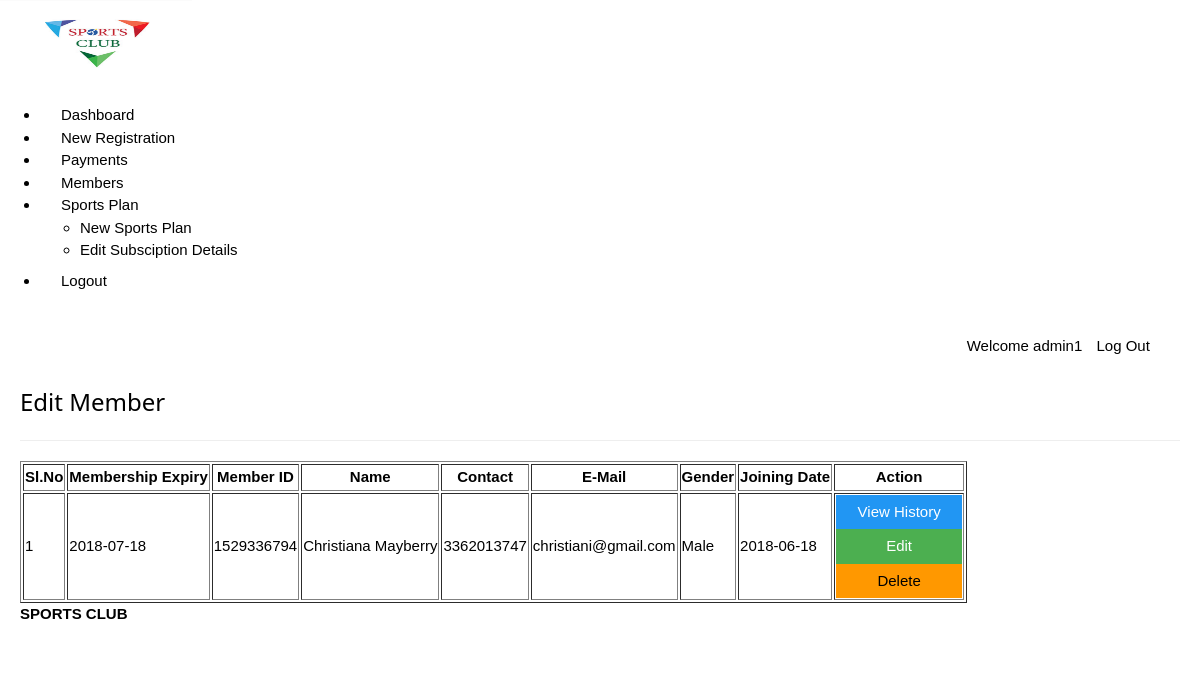
The page /view_mem.php (signed in) on the database its author committed.
### tables this page shows
CREATE TABLE `enrolls_to` (
`et_id` int(5) NOT NULL AUTO_INCREMENT,
`pid` varchar(8) ,
`uid` varchar(20),
`paid_date` varchar(15),
`expire` varchar(15),
`renewal` varchar(15),
PRIMARY KEY (`et_id`) USING BTREE,
INDEX `user_ID`(`uid`) USING BTREE,
INDEX `plan_ID_idx`(`pid`) USING BTREE,
CONSTRAINT `plan_ID` FOREIGN KEY (`pid`) REFERENCES `plan` (`pid`) ON DELETE NO ACTION ON UPDATE NO ACTION,
CONSTRAINT `user_ID` FOREIGN KEY (`uid`) REFERENCES `users` (`userid`) ON DELETE CASCADE ON UPDATE NO ACTION
);

CREATE TABLE `users`(
`userid` varchar(20),
`username` varchar(40),
`gender` varchar(8),
`mobile` varchar(20),
`email` varchar(20),
`dob` varchar(10),
`joining_date` varchar(10),
PRIMARY KEY (`userid`) USING BTREE,
UNIQUE INDEX `email`(`email`) USING BTREE,
INDEX `userid`(`userid`) USING BTREE
);

### view_mem.php (the view, shortened to what this page needs)
<?php
require '../../include/db_conn.php';
?>
<!DOCTYPE html>
<html lang="en">
<head>
    <link rel="stylesheet" href="../../css/style.css"  id="style-resource-5">
    <link rel="stylesheet" href="../../css/dashMain.css">
    <link rel="stylesheet" type="text/css" href="../../css/entypo.css">
	<link href="a1style.css" rel="stylesheet" type="text/css">
</head>
    <body class="page-body  page-fade" onload="collapseSidebar()">
    	<div class="page-container sidebar-collapsed" id="navbarcollapse">
		<div class="sidebar-menu">
			<header class="logo-env">
			<div class="logo">
				<a href="main.php">
					<img src="logo1.png" alt="" width="192" height="80" />
				</a>
			</div>
					<div class="sidebar-collapse" onclick="collapseSidebar()">
				<a href="#" class="sidebar-collapse-icon with-animation">
					<i class="entypo-menu"></i>
				</a>
			</div>
			</header>
    		<?php include('nav.php'); ?>
    	</div>
    		<div class="main-content">
				<div class="row">
					<div class="col-md-6 col-sm-8 clearfix">
					</div>
					<div class="col-md-6 col-sm-4 clearfix hidden-xs">
						<ul class="list-inline links-list pull-right">
							<li>Welcome <?php echo $_SESSION['full_name']; ?>
							</li>
							<li>
								<a href="logout.php">
									Log Out <i class="entypo-logout right"></i>
								</a>
							</li>
						</ul>
					</div>
				</div>
		<h3>Edit Member</h3>
		<hr />
		<table class="table table-bordered datatable" id="table-1" border=1>
			<thead>
				<tr><h2>
					<th>Sl.No</th>
					<th>Membership Expiry</th>
					<th>Member ID</th>
					<th>Name</th>
					<th>Contact</th>
					<th>E-Mail</th>
					<th>Gender</th>
					<th>Joining Date</th>
					<th>Action</th></h2>
				</tr>
			</thead>
				<tbody>
						<?php
							$query  = "select * from users ORDER BY joining_date";
							$result = mysqli_query($con, $query);
							$sno    = 1;
							if (mysqli_affected_rows($con) != 0) {
							    while ($row = mysqli_fetch_array($result, MYSQLI_ASSOC)) {
							        $uid   = $row['userid'];
							        $query1  = "select * from enrolls_to WHERE uid='$uid' AND renewal='yes'";
							        $result1 = mysqli_query($con, $query1);
							        if (mysqli_affected_rows($con) == 1) {
							            while ($row1 = mysqli_fetch_array($result1, MYSQLI_ASSOC)) {
							                echo "<tr><td>".$sno."</td>";
							                echo "<td>" . $row1['expire'] . "</td>";
							                echo "<td>" . $row['userid'] . "</td>";
							                echo "<td>" . $row['username'] . "</td>";
							                echo "<td>" . $row['mobile'] . "</td>";
							                echo "<td>" . $row['email'] . "</td>";
							                echo "<td>" . $row['gender'] . "</td>";
							                echo "<td>" . $row['joining_date'] ."</td>";
							                $sno++;
							                echo "<td><form action='read_member.php' method='post'><input type='hidden' name='name' value='" . $uid . "'/><input type='submit' class='a1-btn a1-blue' id='button1' value='View History ' class='btn btn-info'/></form><form action='edit_member.php' method='post'><input type='hidden'  name='name' value='" . $uid . "'/><input type='submit' class='a1-btn a1-green' id='button1' value='Edit' class='btn btn-warning'/></form><form action='del_member.php' method='post' onsubmit='return ConfirmDelete()'><input type='hidden' name='name' value='" . $uid . "'/><input type='submit' value='Delete' width='20px' id='button1' class='a1-btn a1-orange'/></form></td></tr>";
							            }
							        }
							    }
							}
						?>
					</tbody>
				</table>
			<?php include('footer.php'); ?>
    	</div>
    </body>
</html>

### dashMain.css (style rules this page uses)
.page-container .main-content { position: relative; float: left; width: 100%; padding: 20px; z-index: 2; background: #ffffff; box-sizing: border-box; }
.row { margin-left: -15px; margin-right: -15px; }
.row:before, .row:after { content: " "; display: table; }
.row:after { clear: both; }
.col-xs-1, .col-sm-1, .col-md-1, .col-lg-1, .col-xs-2, .col-sm-2, .col-md-2, .col-lg-2, .col-xs-3, .col-sm-3, .col-md-3, .col-lg-3, .col-xs-4, .col-sm-4, .col-md-4, .col-lg-4, .col-xs-5, .col-sm-5, .col-md-5, .col-lg-5, .col-xs-6, .col-sm-6, .col-md-6, .col-lg-6, .col-xs-7, .col-sm-7, .col-md-7, .col-lg-7, .col-xs-8, .col-sm-8, .col-md-8, .col-lg-8, .col-xs-9, .col-sm-9, .col-md-9, .col-lg-9, .col-xs-10, .col-sm-10, .col-md-10, .col-lg-10, .col-xs-11, .col-sm-11, .col-md-11, .col-lg-11, .col-xs-12, .col-sm-12, .col-md-12, .col-lg-12 { position: relative; min-height: 1px; padding-left: 15px; padding-right: 15px; }
.links-list { white-space: nowrap; padding-top: 14px; padding-bottom: 8px; }
.pull-right { float: right !important; }
.list-inline { padding-left: 0; list-style: none; }
ul, ol { margin-top: 0; margin-bottom: 8.5px; }
.list-inline > li:first-child { padding-left: 0; }
.list-inline > li { display: inline-block; padding-left: 5px; padding-right: 5px; }
@media (min-width: 768px) { .col-sm-1, .col-sm-2, .col-sm-3, .col-sm-4, .col-sm-5, .col-sm-6, .col-sm-7, .col-sm-8, .col-sm-9, .col-sm-10, .col-sm-11 { float: left; } }
@media (min-width: 768px) { .col-sm-8 { width: 66.66666666666666%; } }
@media (min-width: 768px) { .col-sm-4 { width: 33.33333333333333%; } }
@media (min-width: 992px) { .col-md-1, .col-md-2, .col-md-3, .col-md-4, .col-md-5, .col-md-6, .col-md-7, .col-md-8, .col-md-9, .col-md-10, .col-md-11 { float: left; } }
@media (min-width: 992px) { .col-md-6 { width: 50%; } }
a { color: #373e4a; text-decoration: none; }
a { background: transparent; }
a { color: #373e4a; }
h2, .h2 { font-size: 25px; }
hr { margin-top: 17px; margin-bottom: 17px; border: 0; border-top: 1px solid #998f8f; }
hr { box-sizing: content-box; height: 0; }
i, cite, em, var, address, dfn { font-style: italic; }

### entypo.css (style rules this page uses)
[class^="entypo-"]:before, [class*=" entypo-"]:before { font-family: "entypo"; font-style: normal; font-weight: normal; speak: none; display: inline-block; text-decoration: inherit; width: 1em; margin-right: .2em; text-align: center; font-variant: normal; text-transform: none; line-height: 1em; margin-left: .2em; }
.entypo-menu:before { content: '\e811'; }
.entypo-logout:before { content: '\e85d'; }

### view_mem.php (style rules this page uses)
#button1 { width:126px; }

### rows shown on the page
enrolls_to: expire "2018-07-18", uid.userid "1529336794", uid.username "Christiana Mayberry", uid.mobile "3362013747", uid.email "christiani@gmail.com", uid.gender "Male", uid.joining_date "2018-06-18"

### other values the page prints
$_SESSION['full_name'] "admin1"
